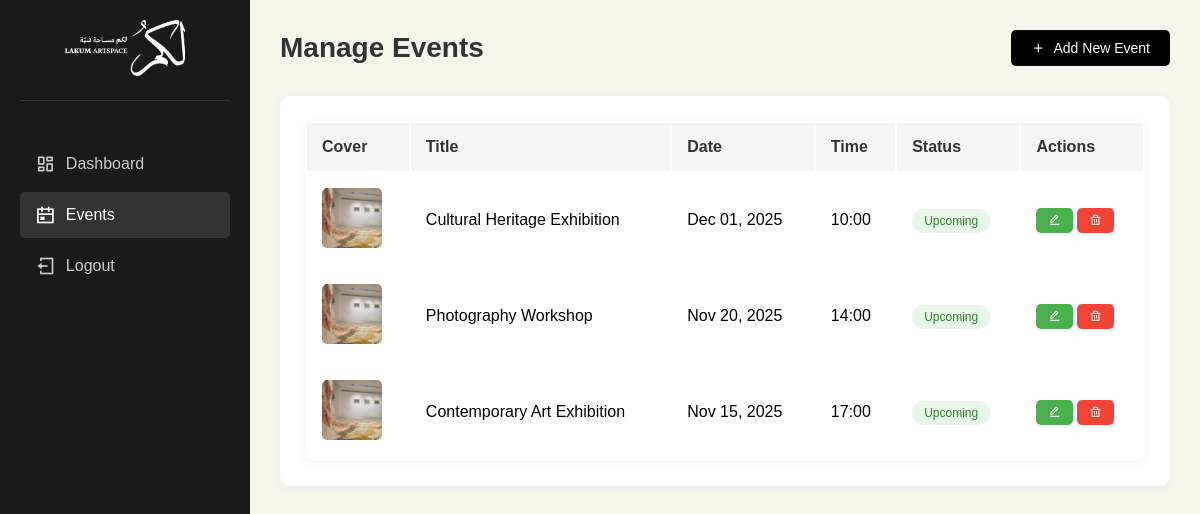
The app's page /admin/events.php (signed in) with its own data.
### tables this page shows
CREATE TABLE IF NOT EXISTS events (
    id INT AUTO_INCREMENT PRIMARY KEY,
    title VARCHAR(255) NOT NULL,
    description TEXT,
    event_date DATE NOT NULL,
    event_time VARCHAR(50),
    end_date DATE,
    end_time VARCHAR(50),
    location VARCHAR(255),
    cover_image VARCHAR(255),
    status ENUM('upcoming', 'past') DEFAULT 'upcoming',
    created_at TIMESTAMP DEFAULT CURRENT_TIMESTAMP,
    updated_at TIMESTAMP DEFAULT CURRENT_TIMESTAMP ON UPDATE CURRENT_TIMESTAMP,
    INDEX idx_event_date (event_date),
    INDEX idx_status (status),
    INDEX idx_created_at (created_at)
);

### admin/events.php (the view, shortened to what this page needs)
<?php
$conn = getDBConnection();
$events = $conn->query("SELECT * FROM events ORDER BY event_date DESC");
?>
<!DOCTYPE html>
<html lang="en">
<head>
    <link href="https://cdn.jsdelivr.net/npm/remixicon@4.5.0/fonts/remixicon.css" rel="stylesheet">
    <link rel="stylesheet" href="admin-style.css">
</head>
<body>
    <div class="admin-container">
        <aside class="sidebar">
            <div class="logo">
                <img src="../assest/logo-lakum- (1).png" alt="LAKUM">
            </div>
            <nav>
                <a href="dashboard.php"><i class="ri-dashboard-line"></i> Dashboard</a>
                <a href="events.php" class="active"><i class="ri-calendar-event-line"></i> Events</a>
                <a href="logout.php"><i class="ri-logout-box-line"></i> Logout</a>
            </nav>
        </aside>
        <main class="main-content">
            <header>
                <h1>Manage Events</h1>
                <a href="add_event.php" class="btn-primary"><i class="ri-add-line"></i> Add New Event</a>
            </header>
            <div class="events-table">
                <table>
                    <thead>
                        <tr>
                            <th>Cover</th>
                            <th>Title</th>
                            <th>Date</th>
                            <th>Time</th>
                            <th>Status</th>
                            <th>Actions</th>
                        </tr>
                    </thead>
                    <tbody>
                        <?php while ($event = $events->fetch_assoc()): ?>
                        <tr>
                            <td>
                                <?php if ($event['cover_image']): ?>
                                    <img src="../<?php echo htmlspecialchars($event['cover_image']); ?>" alt="Cover" style="width: 60px; height: 60px; object-fit: cover; border-radius: 5px;">
                                <?php else: ?>
                                    <div style="width: 60px; height: 60px; background: #ddd; border-radius: 5px;"></div>
                                <?php endif; ?>
                            </td>
                            <td><?php echo htmlspecialchars($event['title']); ?></td>
                            <td><?php echo date('M d, Y', strtotime($event['event_date'])); ?></td>
                            <td><?php echo htmlspecialchars($event['event_time']); ?></td>
                            <td>
                                <span class="badge <?php echo $event['event_date'] >= date('Y-m-d') ? 'upcoming' : 'past'; ?>">
                                    <?php echo $event['event_date'] >= date('Y-m-d') ? 'Upcoming' : 'Past'; ?>
                                </span>
                            </td>
                            <td>
                                <a href="edit_event.php?id=<?php echo $event['id']; ?>" class="btn-small btn-edit"><i class="ri-edit-line"></i></a>
                                <a href="events.php?delete=<?php echo $event['id']; ?>"
                                   class="btn-small btn-delete delete-btn">
                                   <i class="ri-delete-bin-line"></i>
                                </a>
                            </td>
                        </tr>
                        <?php endwhile; ?>
                    </tbody>
                </table>
            </div>
        </main>
    </div>
</body>
</html>

### admin/admin-style.css (style rules this page uses)
* { margin: 0; padding: 0; box-sizing: border-box; }
body { font-family: 'Arial', sans-serif; background: #f6f6eb; }
.admin-container { display: flex; min-height: 100vh; }
.sidebar { width: 250px; background: #1a1a1a; color: white; padding: 20px; position: fixed; height: 100vh; overflow-y: auto; }
.sidebar .logo { text-align: center; margin-bottom: 40px; padding-bottom: 20px; border-bottom: 1px solid #333; }
.sidebar .logo img { width: 120px; filter: brightness(0) invert(1); }
.sidebar nav a { display: flex; align-items: center; gap: 10px; padding: 12px 15px; color: #ccc; text-decoration: none; border-radius: 5px; margin-bottom: 5px; transition: all 0.3s; }
.sidebar nav a:hover, .sidebar nav a.active { background: #333; color: white; }
.sidebar nav a i { font-size: 20px; }
.main-content { margin-left: 250px; flex: 1; padding: 30px; }
header { display: flex; justify-content: space-between; align-items: center; margin-bottom: 30px; }
header h1 { font-size: 28px; color: #333; }
.btn-primary, .btn-secondary, .btn-small { padding: 10px 20px; border-radius: 5px; text-decoration: none; display: inline-flex; align-items: center; gap: 8px; cursor: pointer; border: none; font-size: 14px; transition: all 0.3s; }
.btn-primary { background: #000; color: white; }
.btn-small { padding: 6px 12px; font-size: 12px; }
.btn-edit { background: #4CAF50; color: white; }
.btn-delete { background: #f44336; color: white; }
table { width: 100%; background: white; border-radius: 10px; overflow: hidden; box-shadow: 0 2px 10px rgba(0,0,0,0.05); }
thead { background: #f5f5f5; }
th, td { padding: 15px; text-align: left; }
th { font-weight: 600; color: #333; }
tbody tr { border-bottom: 1px solid #f0f0f0; }
.badge { padding: 5px 12px; border-radius: 20px; font-size: 12px; font-weight: 500; }
.badge.upcoming { background: #e8f5e9; color: #2e7d32; }
.events-table { background: white; padding: 25px; border-radius: 10px; box-shadow: 0 2px 10px rgba(0,0,0,0.05); }

### records on screen
events: cover_image (picture), title "Cultural Heritage Exhibition", event_date "Dec 01, 2025", event_time "10:00", shows "Upcoming"
events: cover_image (picture), title "Photography Workshop", event_date "Nov 20, 2025", event_time "14:00", shows "Upcoming"
events: cover_image (picture), title "Contemporary Art Exhibition", event_date "Nov 15, 2025", event_time "17:00", shows "Upcoming"
